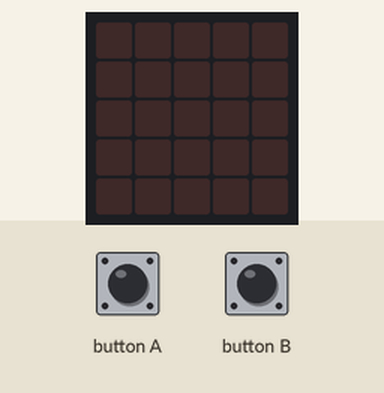
A program run on a simulated BBC micro:bit (MakeCode). Parts: the board's 5×5 LED display. The inputs (shaded band) are chosen by the test bench.

Above: at 1.2 s.
1.3 s: button A pressed for 0.15 s
At 1.9 s:
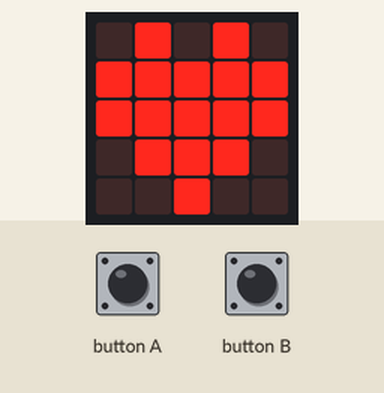
2.9 s: button B pressed for 0.15 s
At 4.3 s:
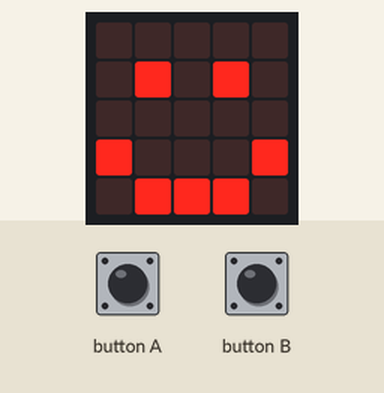
Timing chart, 0 to 5.9 s (numbered marks = the images above; inputs shaded):
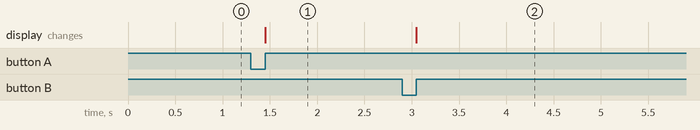

The program:

main.ts
```typescript
let heart = images.createImage(`
. # . # .
# # # # #
# # # # #
. # # # .
. . # . .
`)
let smilie = images.createImage(`
. . . . .
. # . # .
. . . . .
# . . . #
. # # # .
`)
input.onButtonPressed(Button.B, function on_button_pressed_b() {
    smilie.showImage(0)
})
input.onButtonPressed(Button.A, function on_button_pressed_a() {
    heart.showImage(0)
})
```

test.ts
```typescript
// Hier kann man Tests durchführen; diese Datei wird nicht kompiliert, wenn dieses Paket als Erweiterung verwendet wird.
```

Measured:
- after the input at 1.3 s, the display: changes after 0.15 s (image 1)
- after the input at 2.9 s, the display: changes after 0.15 s (image 2)
